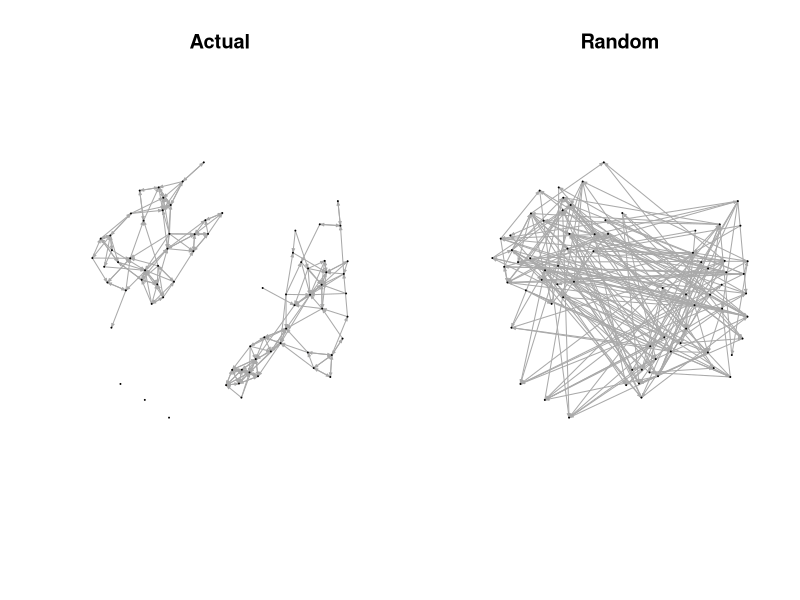
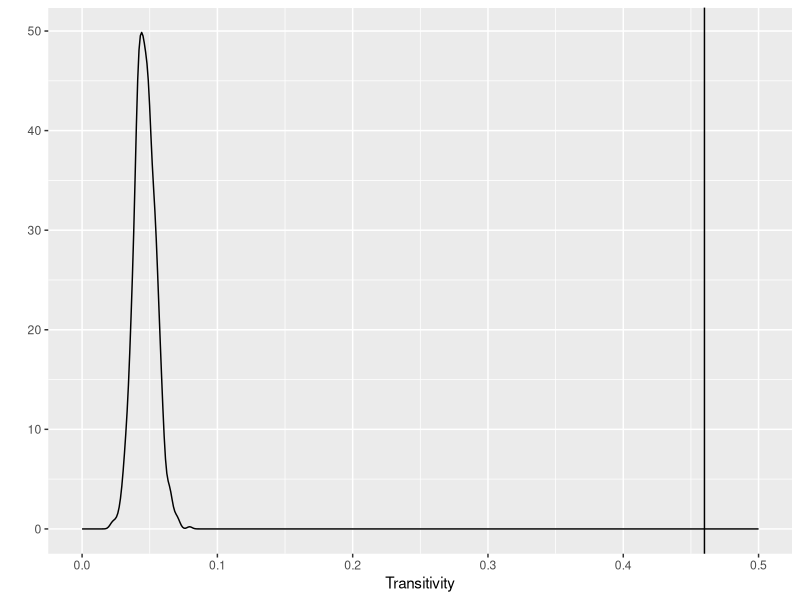

The R script that drew these images, in order:
library(igraph)
library(sna)
library(ggplot2)
data(coleman)

coleman<-graph_from_adjacency_matrix(coleman[1,,], mode="directed")
transitivity(coleman)

sna::gtrans(as.matrix(get.adjacency(coleman)))

set.seed(4376)
N=73
p=243/5256

rnet<-matrix(0,nrow=N,ncol=N)
rnet[1:5,1:5]
for (i in 1:N){
  for (j in 1:N){
    if (i!=j){
      rnet[i,j]=ifelse(runif(1)<p,1,0)
    }
  }
}

rnet[1:5,1:5]

trans<-sna::gtrans(rnet)

par(mfrow=c(1,2))
L0<-layout_with_fr(coleman)
plot(coleman, layout=L0, main="Actual", vertex.size=.2,
     edge.arrow.size=.2, vertex.label=NA)
g<-graph_from_adjacency_matrix(rnet, mode="directed")
plot(g, layout=L0, main="Random", vertex.size=.2,
     edge.arrow.size=.2, vertex.label=NA)


trans1000<-rep(NA,1000)

for (k in 1:1000) {
rnet<-matrix(0,nrow=N,ncol=N)
rnet[1:5,1:5]
for (i in 1:N){
  for (j in 1:N){
    if (i!=j){
      rnet[i,j]=ifelse(runif(1)<p,1,0)
    }
  }
}
trans1000[k]<-sna::gtrans(rnet)
}

qplot(x=trans1000, geom="density")+
  geom_vline(aes(xintercept=.46))+
  scale_x_continuous("Transitivity",limits=c(0,.5))

reciprocity(coleman)
